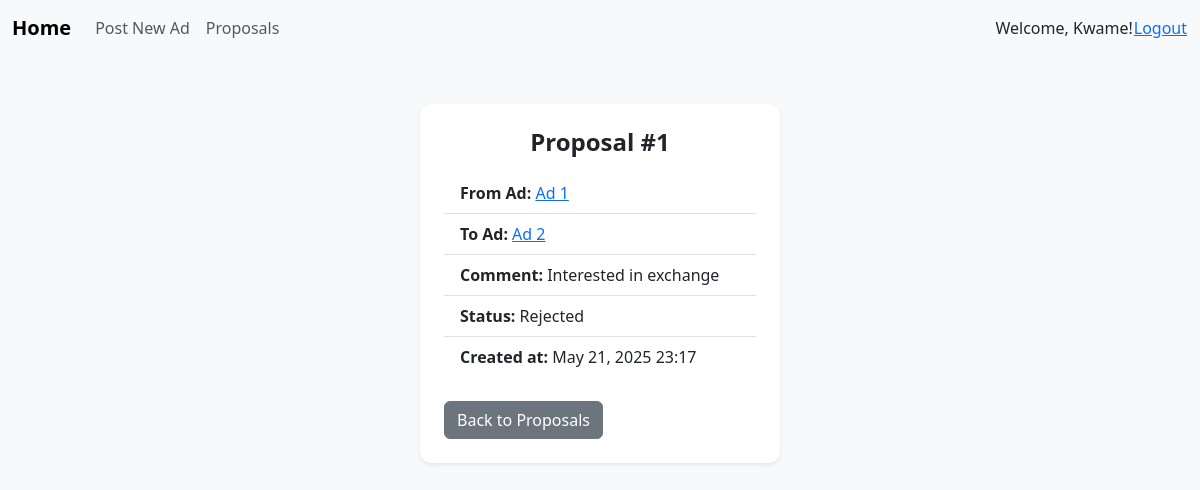
The app's page /proposals/1/ (signed in) with its own data.
### ads/models.py (models this page shows, shortened)
class ExchangeProposal(models.Model):
    STATUS_CHOICES = [
        ('pending', 'Pending'),
        ('accepted', 'Accepted'),
        ('rejected', 'Rejected'),
    ]
    ad_sender = models.ForeignKey(Ad, related_name='sent_proposals', on_delete=models.CASCADE)
    ad_receiver = models.ForeignKey(Ad, related_name='received_proposals', on_delete=models.CASCADE)
    comment = models.TextField()
    status = models.CharField(max_length=10, choices=STATUS_CHOICES, default='pending')
    created_at = models.DateTimeField(auto_now_add=True)
    class Meta:
        constraints = [
            models.UniqueConstraint(
                fields=['ad_sender', 'ad_receiver'],
                name='unique_exchange_pair'
            )
        ]

class Ad(models.Model):
    CONDITION_CHOICES = [
        ('new', 'New'),
        ('used', 'Used'),
    ]
    user = models.ForeignKey(User, on_delete=models.CASCADE)
    title = models.CharField(max_length=255)
    description = models.TextField()
    image_url = models.URLField(blank=True, null=True)
    category = models.CharField(max_length=100)
    condition = models.CharField(max_length=10, choices=CONDITION_CHOICES)
    created_at = models.DateTimeField(auto_now_add=True)

### ads/views.py (the view)
# urls.py: path('proposals/<int:proposal_id>/',views.proposal_detail,name='proposal_detail'),
@login_required
def proposal_detail(request, proposal_id):
    proposal = get_object_or_404(ExchangeProposal, id=proposal_id)
    return render(request, 'ads/proposal_detail.html', {
        'proposal': proposal
    })

### ads/templates/ads/proposal_detail.html (shortened to what this page needs)
{% extends "base.html" %}
{% block content %}
<div class="row justify-content-center">
  <div class="col-md-8 col-lg-6">
    <div class="card shadow-sm">
      <div class="card-body p-4">
        <h2 class="card-title mb-3 text-center">
          Proposal #{{ proposal.id }}
        </h2>
        <ul class="list-group list-group-flush mb-4">
          <li class="list-group-item">
            <strong>From Ad:</strong>
            <a href="{% url 'ad_detail' proposal.ad_sender.id %}">
              {{ proposal.ad_sender.title }}
            </a>
          </li>
          <li class="list-group-item">
            <strong>To Ad:</strong>
            <a href="{% url 'ad_detail' proposal.ad_receiver.id %}">
              {{ proposal.ad_receiver.title }}
            </a>
          </li>
          <li class="list-group-item">
            <strong>Comment:</strong> {{ proposal.comment }}
          </li>
          <li class="list-group-item">
            <strong>Status:</strong> {{ proposal.get_status_display }}
          </li>
          <li class="list-group-item">
            <strong>Created at:</strong>
            {{ proposal.created_at|date:"M j, Y H:i" }}
          </li>
        </ul>
        <div class="d-flex justify-content-between gap-2">
          <a href="{% url 'proposal_list' %}" class="btn btn-secondary">
            Back to Proposals
          </a>
        </div>
      </div>
    </div>
  </div>
</div>
{% endblock %}

### ads/templates/base.html (shortened to what this page needs)
<!DOCTYPE html>
<html>
<head>
  {% load static %}
    <link rel="stylesheet" href="https://cdn.jsdelivr.net/npm/bootstrap@5.3.2/dist/css/bootstrap.min.css">
    <link rel="stylesheet" href="{% static 'ads/css/style.css' %}">
</head>
<body>
    <nav class="navbar navbar-expand-lg navbar-light bg-light mb-3">
      <div class="container-fluid">
        <a class="navbar-brand" href="{% url 'ad_list' %}">Home</a>
        {% if user.is_authenticated %}
        <ul class="navbar-nav me-auto mb-2 mb-lg-0">
          <li class="nav-item"><a class="nav-link" href="{% url 'create_ad' %}">Post New Ad</a></li>
          <li class="nav-item"><a class="nav-link" href="{% url 'proposal_list' %}">Proposals</a></li>
        </ul>
        <span>Welcome, {{ user.username }}!</span>
        <form
            method="post"
            action="{% url 'logout' %}"
            style="display:inline"
          >
            <button class="btn btn-link p-0 m-0 align-baseline">
              Logout
            </button>
        </form>
        {% else %}
        <p><a href="{% url 'login' %}">Login</a> | <a href="{% url 'signup' %}">Sign up</a></p>
        {% endif %}
      </div>
    </nav>
    <div class="container">
        {% block content %}{% endblock %}
    </div>
</body>
</html>

### ads/static/ads/css/style.css (style rules this page uses)
body { background-color: #f8f9fa; }
.navbar-brand { font-weight: bold; }
.card { border: none; border-radius: 0.75rem; }
.card-title { font-size: 1.5rem; font-weight: 600; }
.card { max-width: 360px; margin: 2rem auto; }

### records on screen
ExchangeProposal: id "1", ad_sender "Ad 1", ad_receiver "Ad 2", comment "Interested in exchange", status "Rejected", created_at "May 21, 2025 23:17"

### other values on screen
{{ user.username }} "Kwame"
